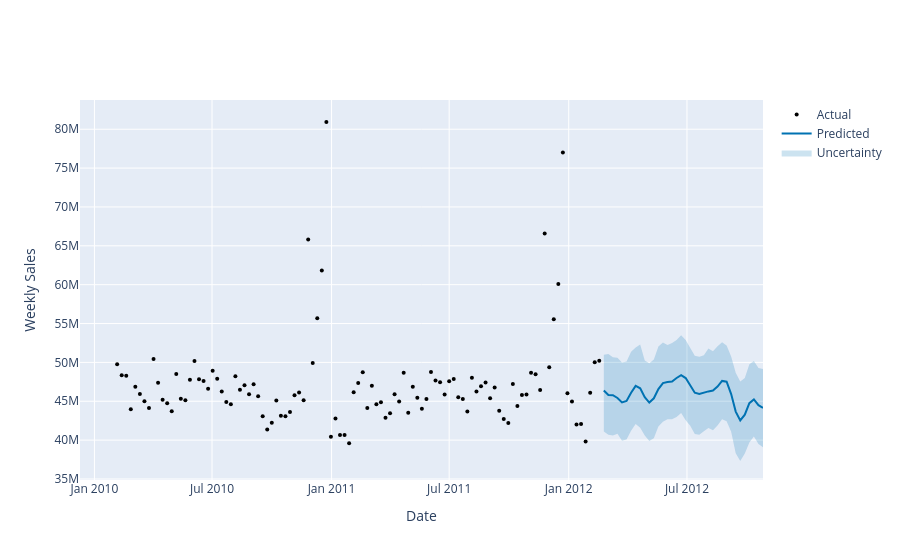

Notebook cell for this chart:
### Markdown cell above
**What this cell does:** draws the same chart as an interactive plotly chart (you can zoom and hover). It replaces Prophet's `plot_plotly`, which fails because of a bug in Prophet 1.5.0.

### Code cell
import plotly.graph_objects as go

fig = go.Figure()
fig.add_trace(go.Scatter(x=forecast['ds'], y=forecast['yhat_upper'], line=dict(width=0), showlegend=False))
fig.add_trace(go.Scatter(x=forecast['ds'], y=forecast['yhat_lower'], line=dict(width=0), fill='tonexty',
                         fillcolor='rgba(0,114,178,0.2)', name='Uncertainty'))
fig.add_trace(go.Scatter(x=forecast['ds'], y=forecast['yhat'], line=dict(color='#0072B2'), name='Predicted'))
fig.add_trace(go.Scatter(x=model_pr.history['ds'], y=model_pr.history['y'], mode='markers',
                         marker=dict(color='black', size=4), name='Actual'))
fig.update_layout(xaxis_title='Date', yaxis_title='Weekly Sales')
fig.show()
